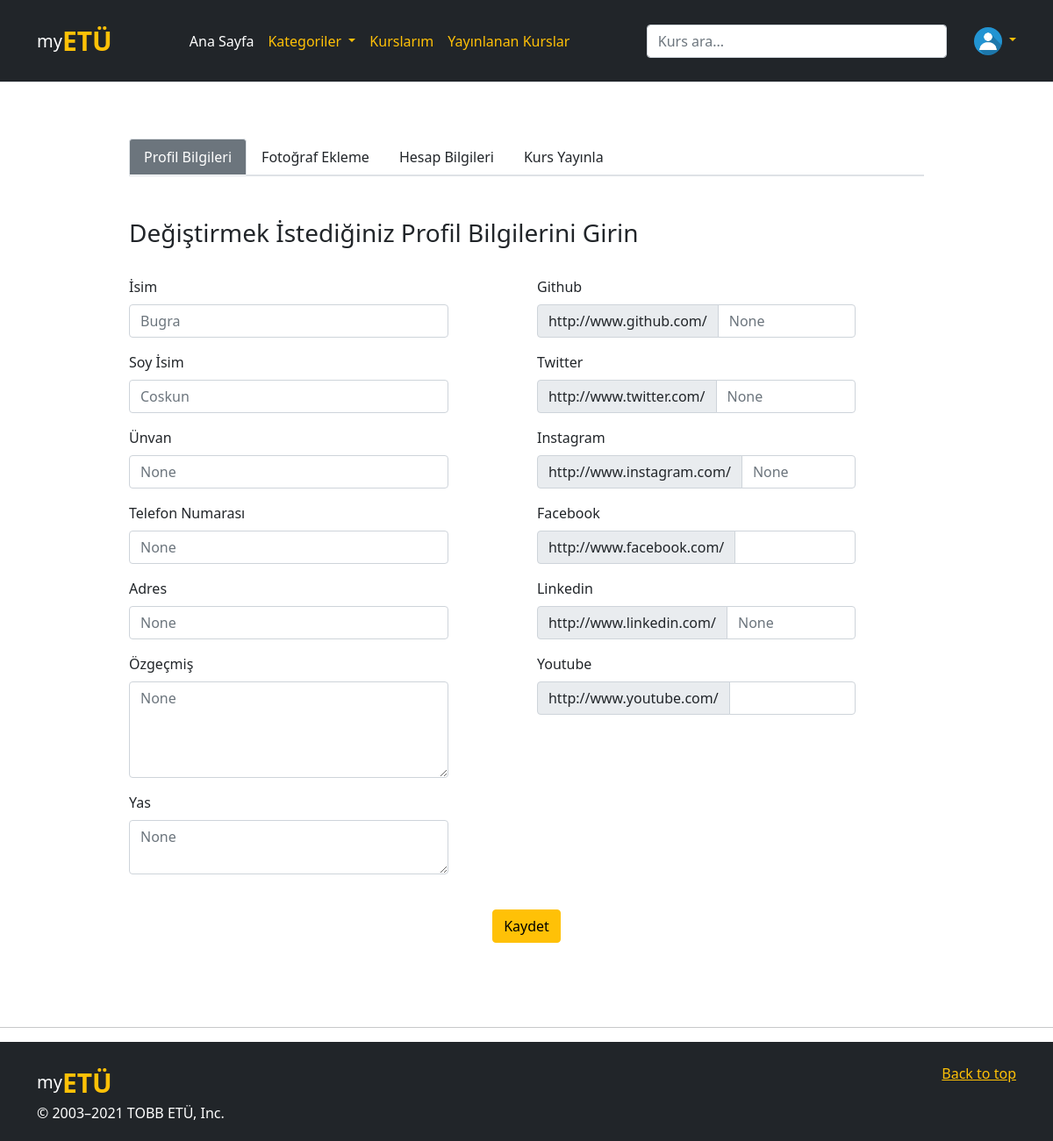
The app's page /profil_ayarları (signed in) with its own data.
### website/models.py (models this page shows, shortened)
class User(db.Model, UserMixin):
    id = db.Column(db.Integer, primary_key=True, nullable=False)
    email = db.Column(db.String(150), unique=True, nullable=False)
    password = db.Column(db.String(150), nullable=False)
    first_name = db.Column(db.String(50), nullable=False)
    last_name = db.Column(db.String(50), nullable=False)
    date = db.Column(db.DateTime(timezone=True), default=func.now())
    role = db.Column(db.Integer, default = 0)
    unvan = db.Column(db.String(40))
    adres = db.Column(db.String(50))
    telefon = db.Column(db.String(12))
    github = db.Column(db.String(40))
    twitter = db.Column(db.String(40))
    instagram = db.Column(db.String(40))
    linkedin = db.Column(db.String(40))
    subscriptions = db.relationship('Kurs', secondary = 'subs', backref = db.backref('subscribers', lazy = 'dynamic'))
    kurs_yorumlar = db.relationship('KursYorum')
    ders_yorumlar = db.relationship('DersYorum')
    image_file = db.Column(db.String(20), nullable=False, default='default.jpg')

class Egitmen(db.Model):
    id = db.Column(db.Integer, db.ForeignKey('user.id'), primary_key = True, nullable = False)
    ozgecmis = db.Column(db.String(1000))
    age = db.Column(db.Integer)
    verilen_kurslar = db.relationship('Kurs')

### website/views.py (the view, shortened to what this page needs)
@views.route('/profil_ayarları', methods=['GET', 'POST'])
@login_required
def update_profil():
    egitmen = Egitmen.query.filter_by(id=current_user.id).first()
    return render_template("profil_ayarları.html", user = current_user, egitmen = egitmen)

### website/__init__.py (called while the page is built)
@login_manager.user_loader
def load_user(id):
    return User.query.get(int(id))

### website/templates/profil_ayarları.html (shortened to what this page needs)
{% extends "temel.html" %} {% block title %}Hesap{% endblock %} {% block content%}
    <div class="container">
        <div class="row">
            <div class="col-sm-1"></div>
            <div class="col-sm-10">
                <div class="nav flex-column nav-tabs mt-5 ">
                    <ul class="nav nav-tabs text-warning">
                        <li class="nav-item">
                            <a class="nav-link active text-white bg-secondary" aria-current="page" href="#">Profil Bilgileri</a>
                        </li>
                        <li class="nav-item">
                            <a class="nav-link text-dark" href="/foto_ayarları">Fotoğraf Ekleme</a>
                        </li>
                        <li class="nav-item">
                            <a class="nav-link text-dark" href="/hesap_ayarları">Hesap Bilgileri</a>
                        </li>
                        {% if current_user.role == 0 %}
                        <li><a href="/egitmen_ol" class="nav-link text-dark ">Eğitmen olarak katıl</a></li>
                        {% else %}
                        <li><a href="/yeni_kurs" class="nav-link text-dark">Kurs Yayınla</a></li>
                        {% endif %}
                    </ul>
                </div>
                <form class="mt-5" method="POST">
                    <h3>Değiştirmek İstediğiniz Profil Bilgilerini Girin</h3>
                    <div class="row mt-4">
                        <div class="col-sm-5 mt-2">
                            <div class="form-group mb-3">
                                <label for="firstName" class="form-label">İsim</label>
                                <input type="text" class="form-control" id="firstName" name="firstName"
                                    placeholder="{{current_user.first_name}}" />
                            </div>
                            <div class="form-group mb-3">
                                <label for="lastName" class="form-label">Soy İsim</label>
                                <input type="text" class="form-control" id="lastName" name="lastName"
                                    placeholder="{{current_user.last_name}}" />
                            </div>
                            <div class="form-group mb-3">
                                <label for="Ünvan" class="form-label">Ünvan</label>
                                <input type="text" class="form-control" id="Ünvan" name="Ünvan"
                                    placeholder="{{current_user.unvan}}" />
                            </div>
                            <div class="form-group mb-3">
                                <label for="Tel" class="form-label">Telefon Numarası</label>
                                <input type="text" class="form-control" id="Tel" name="Tel"
                                    placeholder="{{current_user.telefon}}" />
                            </div>
                            <div class="form-group mb-3">
                                <label for="adres" class="form-label">Adres</label>
                                <input type="text" class="form-control" id="adres" name="adres"
                                    placeholder="{{current_user.adres}}" />
                            </div>
                            {% if current_user.role == 1 %}
                            <div class="form-group mb-3">
                                <label for="ozgecmis" class="form-label">Özgeçmiş</label>
                                <textarea type="text" class="form-control" id="ozgecmis" name="ozgecmis"
                                    placeholder="{{egitmen.ozgecmis}}" rows="4"></textarea>
                            </div>
                            <div class="form-group mb-3">
                                <label for="age" class="form-label">Yas</label>
                                <textarea type="text" class="form-control" id="age" name="age"
                                    placeholder="{{egitmen.age}}"></textarea>
                            </div>
                            {% endif %}
                        </div>
                        <div class="col-sm-1"> </div>
                        <div class="col-sm-5">
                            <div class="form-group mt-2">
                                <label for="github" class="form-label">Github</label>
                                <div class="input-group">
                                    <span class="input-group-text" id="basic-addon3">http://www.github.com/</span>
                                    <input type="text" class="form-control" id="github" name="github"
                                    placeholder="{{current_user.github}}" />
                                </div>
                            </div>
                            <div class="form-group mt-2">
                                <label for="twitter" class="form-label">Twitter</label>
                                <div class="input-group">
                                    <span class="input-group-text" id="basic-addon3">http://www.twitter.com/</span>
                                    <input type="text" class="form-control" id="twitter" name="twitter"
                                    placeholder="{{current_user.twitter}}" />
                                </div>
                            </div>
                            <div class="form-group mt-3">
                                <label for="instagram" class="form-label">Instagram</label>
                                <div class="input-group">
                                    <span class="input-group-text" id="basic-addon3">http://www.instagram.com/</span>
                                    <input type="text" class="form-control" id="instagram" name="instagram"
                                    placeholder="{{current_user.instagram}}" />
                                </div>
                            </div>
                            <div class="form-group mt-3">
                                <label for="facebook" class="form-label">Facebook</label>
                                <div class="input-group">
                                    <span class="input-group-text" id="basic-addon3">http://www.facebook.com/</span>
                                    <input type="text" class="form-control" id="facebook" name="facebook"
                                    placeholder="{{current_user.facebook}}" />
                                </div>
                            </div>
                            <div class="form-group mt-3">
                                <label for="linkedin" class="form-label">Linkedin</label>
                                <div class="input-group">
                                    <span class="input-group-text" id="basic-addon3">http://www.linkedin.com/</span>
                                    <input type="text" class="form-control" id="linkedin" name="linkedin"
                                    placeholder="{{current_user.linkedin}}" />
                                </div>
                            </div>
                            <div class="form-group mt-3">
                                <label for="youtube" class="form-label">Youtube</label>
                                <div class="input-group">
                                    <span class="input-group-text" id="basic-addon3">http://www.youtube.com/</span>
                                    <input type="text" class="form-control" id="youtube" name="youtube"
                                    placeholder="{{current_user.youtube}}" />
                                </div>
                            </div>
                        </div>
                        <div class="col-sm-1"> </div>
                    </div>
                    <br />
                    <div class="text-center">
                        <button type="submit" class="btn btn-warning">Kaydet</button>
                    </div>
                </form>
            </div>
            <div class="col-sm-1"></div>
        </div>
    </div>
    {% endblock %}

### website/templates/temel.html (shortened to what this page needs)
<!DOCTYPE html>
<html>
<head>
    <link rel="stylesheet" href="https://stackpath.bootstrapcdn.com/bootstrap/4.4.1/css/bootstrap.min.css"
 />
    <link rel="stylesheet" href="https://stackpath.bootstrapcdn.com/font-awesome/4.7.0/css/font-awesome.min.css"
 />
    <link href="https://cdn.jsdelivr.net/npm/bootstrap@5.0.2/dist/css/bootstrap.min.css" rel="stylesheet"
>
</head>
<body>
    <header class="p-4 mb-3 border-bottom bg-dark text-white">
        <div class="container">
            <div class="d-flex flex-wrap align-items-center justify-content-center justify-content-lg-start">
                <a href="/" style="font-size: 20px;"
                    class="d-flex align-items-center mb-2 mb-lg-0 text-white text-decoration-none">my<span
                        style="font-weight: bold; font-size: 30px;" class="text-warning">ETÜ</span></a>
                <ul class=" text-warning nav col-12 col-lg-auto me-lg-auto mb-2 justify-content-center mb-md-0">
                    <li><a href="/" class="nav-link px-2 text-white">Ana Sayfa</a></li>
                    <li class="dropdown"><a class="dropdown-toggle nav-link px-2 text-warning" data-toggle="dropdown" href="#">Kategoriler </a>
                    </li>
                    <li><a href="/kurslarım" class="nav-link px-2 text-warning">Kurslarım</a></li>
                    {% if current_user.role == 0 %}
                    <li><a href="/egitmen_ol" class="nav-link px-2 text-warning">Eğitmen olarak katıl</a></li>
                    {% else %}
                    <li><a href="/egitmenkurslari" class="nav-link px-2 text-warning">Yayınlanan Kurslar</a></li>
                    {% endif %}
                </ul>
                <form class="col-12 col-lg-4 mb-3 mb-lg-0 me-lg-3" method="POST">
                    <input type="search" class="form-control form-control-dark" placeholder="Kurs ara..."
                        aria-label="Search" name=arama id=arama>
                </form>
                <div class="dropdown text-right">
                    <a href="#" class="d-block link-warning text-decoration-none dropdown-toggle " id="dropdownUser1"
                        data-bs-toggle="dropdown" aria-expanded="false">
                        <img src="../static/profile_pics/{{current_user.image_file}}" alt="mdo" width="32" height="32"
                            class="rounded-circle">
                    </a>
                </div>
            </div>
        </div>
    </header>
    <div class="container">{% block content %} {% endblock %}</div>
    <hr class="featurette-divider bg-dark mt-5">
    <div class="bg-dark pt-4 pb-1  ">
        <footer class="container bg-dark ">
            <p class="float-end"><a class="text-warning" href="#">Back to top</a></p>
            <a href="/" style="font-size: 20px;"
                class="d-flex align-items-center mb-2 mb-lg-0 text-white text-decoration-none">my<span
                    style="font-weight: bold; font-size: 30px;" class="text-warning">ETÜ</span></a>
            <p class="text-white">&copy; 2003–2021 TOBB ETÜ, Inc.</p>
        </footer>
    </div>
</body>

### records on screen
User: image_file (placeholder picture), firstName "Bugra", lastName "Coskun", unvan "None", Tel "None", adres "None", github "None", twitter "None", instagram "None", linkedin "None"
Egitmen: ozgecmis "None", age "None"
